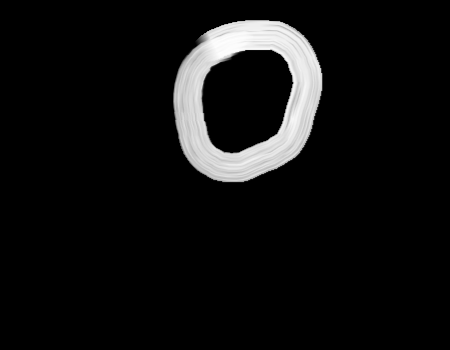
#> input picture hwdp/0/0.png, 450 x 350 px; its folder holds only this picture in this run
$ jupyter execute --allow-errors 'Source code.ipynb'   (shell and % lines are left out)
#> lines starting #> are read from the running program, lines starting #| are printed output that depends on the picture
[cell 1]
import pyscreenshot as ImageGrab
import time

[cell 2]
images_folder="hwdp/9/"

#> (the rest of this cell did not finish here and is left out)

[cell 3]
import cv2
import csv
import glob

header  =["label"]
for i in range(0,784):
   header.append("pixel"+str(i))
with open('ac.csv', 'a') as f:
   writer = csv.writer(f)
   writer.writerow(header)

for label in range(10):
   dirList = glob.glob("hwdp/"+str(label)+"/*.png")

   for img_path in dirList:
       im= cv2.imread(img_path)
#> im is the input picture: shape (350, 450, 3); min 0, max 254, mean 16.5
       im_gray = cv2.cvtColor(im,cv2.COLOR_BGR2GRAY)
       im_gray = cv2.GaussianBlur(im_gray,(15,15), 0)
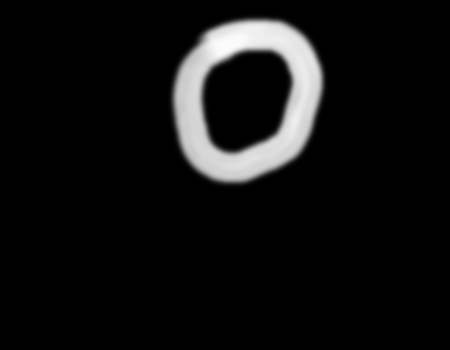
#> im_gray: shape (350, 450); min 0, max 251, mean 16.5
       roi= cv2.resize(im_gray,(28,28), interpolation=cv2.INTER_AREA)
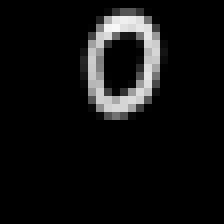
#> roi: shape (28, 28) (shown 8 times larger); min 0, max 248, mean 16.5

       data=[]
       data.append(label)
       rows, cols = roi.shape
#> rows = 28; cols = 28

       ## Fill the data array with pixels one by one.
       for i in range(rows):
           for j in range(cols):
               k =roi[i,j]
               if k>100:
                   k=1
               else:
                   k=0
               data.append(k)
#> after the loop, data = 785 values, max 1 at index 70, min 0 at index 0, mean 0.0764
       with open('ac.csv', 'a') as f:
           writer = csv.writer(f)
           writer.writerow(data)
#> pass 2 of the loop `for label in range(10):`:
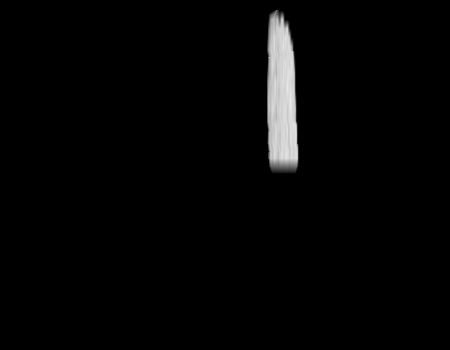
#> input picture hwdp/1/0.png, 450 x 350 px
#> im is the input picture: shape (350, 450, 3); min 0, max 231, mean 5.2
#> `roi= cv2.resize(im_gray,(28,28), interpolation=cv2.INTER_AREA)`:
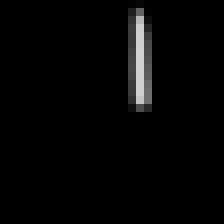
#> roi: shape (28, 28) (shown 8 times larger); min 0, max 210, mean 5.2
#> after the loop `for i in range(rows):`: data = 785 values, max 1 at index 0, min 0 at index 1, mean 0.0191

[cell 4]
import cv2
import csv
import glob

header  =["label"]
for i in range(0,784):
   header.append("pixel"+str(i))
with open('ac.csv', 'a') as f:
   writer = csv.writer(f)
   writer.writerow(header)

for label in range(10):
   dirList = glob.glob("hwdp/"+str(label)+"/*.png")

   for img_path in dirList:
       im= cv2.imread(img_path)
       im_gray = cv2.cvtColor(im,cv2.COLOR_BGR2GRAY)
       im_gray = cv2.GaussianBlur(im_gray,(15,15), 0)
       roi= cv2.resize(im_gray,(28,28), interpolation=cv2.INTER_AREA)

       data=[]
       data.append(label)
       rows, cols = roi.shape

       ## Fill the data array with pixels one by one.
       for i in range(rows):
           for j in range(cols):
               k =roi[i,j]
               if k>100:
                   k=1
               else:
                   k=0
               data.append(k)
#> after the loop, data = 785 values, max 1 at index 70, min 0 at index 0, mean 0.0764
       with open('ac.csv', 'a') as f:
           writer = csv.writer(f)
           writer.writerow(data)
#> pass 2 of the loop `for label in range(10):`:
#> after the loop `for i in range(rows):`: data = 785 values, max 1 at index 0, min 0 at index 1, mean 0.0191

[cell 5]
import pandas as pd #pip install pandas
from sklearn.utils import shuffle #pip install scikit-learn
#0,....,1.....,2.....
#5,3,1,0,2,5,.......

data = pd.read_csv('sg.csv')
#> (reads sg.csv from the repository)
data = shuffle(data)
print(data)

[cell 6]
X = data.drop(["label"],axis=1)
Y= data["label"]

[cell 7]
import matplotlib.pyplot as plt
import cv2
idx = 41
img = X.loc[idx].values.reshape(28,28)
print(Y[idx])
plt.imshow(img)
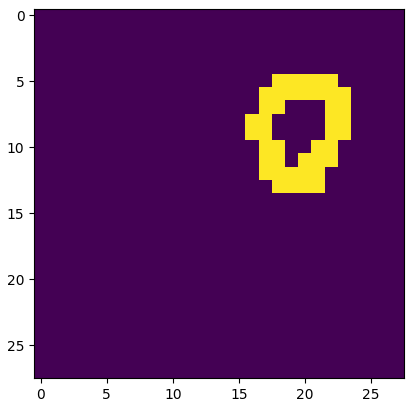
#> figure drawn by matplotlib, 1 panel
